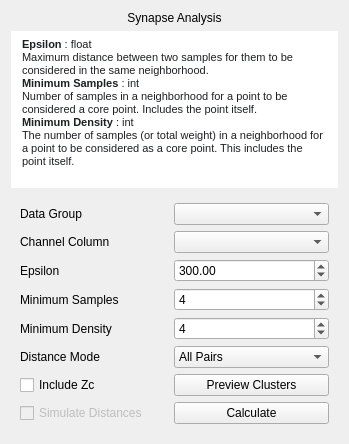
<?xml version="1.0" encoding="UTF-8"?>
<ui version="4.0">
 <class>Form</class>
 <widget class="QWidget" name="Form">
  <property name="geometry">
   <rect>
    <x>0</x>
    <y>0</y>
    <width>349</width>
    <height>444</height>
   </rect>
  </property>
  <property name="windowTitle">
   <string>Form</string>
  </property>
  <layout class="QGridLayout" name="gridLayout" rowstretch="0,1,0">
   <item row="0" column="0">
    <widget class="QLabel" name="label_5">
     <property name="text">
      <string>Synapse Analysis</string>
     </property>
     <property name="alignment">
      <set>Qt::AlignCenter</set>
     </property>
    </widget>
   </item>
   <item row="1" column="0">
    <widget class="QTextBrowser" name="textBrowser">
     <property name="enabled">
      <bool>true</bool>
     </property>
     <property name="sizePolicy">
      <sizepolicy hsizetype="Expanding" vsizetype="Expanding">
       <horstretch>0</horstretch>
       <verstretch>0</verstretch>
      </sizepolicy>
     </property>
     <property name="maximumSize">
      <size>
       <width>16777215</width>
       <height>16777215</height>
      </size>
     </property>
     <property name="palette">
      <palette>
       <active>
        <colorrole role="Base">
         <brush brushstyle="SolidPattern">
          <color alpha="255">
           <red>240</red>
           <green>240</green>
           <blue>240</blue>
          </color>
         </brush>
        </colorrole>
       </active>
       <inactive>
        <colorrole role="Base">
         <brush brushstyle="SolidPattern">
          <color alpha="255">
           <red>255</red>
           <green>255</green>
           <blue>255</blue>
          </color>
         </brush>
        </colorrole>
       </inactive>
       <disabled>
        <colorrole role="Base">
         <brush brushstyle="SolidPattern">
          <color alpha="255">
           <red>240</red>
           <green>240</green>
           <blue>240</blue>
          </color>
         </brush>
        </colorrole>
       </disabled>
      </palette>
     </property>
     <property name="frameShape">
      <enum>QFrame::NoFrame</enum>
     </property>
     <property name="frameShadow">
      <enum>QFrame::Plain</enum>
     </property>
     <property name="verticalScrollBarPolicy">
      <enum>Qt::ScrollBarAlwaysOff</enum>
     </property>
     <property name="horizontalScrollBarPolicy">
      <enum>Qt::ScrollBarAlwaysOff</enum>
     </property>
     <property name="html">
      <string>&lt;!DOCTYPE HTML PUBLIC &quot;-//W3C//DTD HTML 4.0//EN&quot; &quot;http://www.w3.org/TR/REC-html40/strict.dtd&quot;&gt;
&lt;html&gt;&lt;head&gt;&lt;meta name=&quot;qrichtext&quot; content=&quot;1&quot; /&gt;&lt;style type=&quot;text/css&quot;&gt;
p, li { white-space: pre-wrap; }
&lt;/style&gt;&lt;/head&gt;&lt;body style=&quot; font-family:'MS Shell Dlg 2'; font-size:8.25pt; font-weight:400; font-style:normal;&quot;&gt;
&lt;table border=&quot;0&quot; style=&quot; margin-top:0px; margin-bottom:10px; margin-left:0px; margin-right:0px;&quot; cellspacing=&quot;2&quot; cellpadding=&quot;0&quot; bgcolor=&quot;#ffffff&quot;&gt;
&lt;tr&gt;
&lt;td bgcolor=&quot;#ffffff&quot; style=&quot; vertical-align:top; padding-left:5; padding-right:8; padding-top:1; padding-bottom:1;&quot;&gt;
&lt;p style=&quot; margin-top:16px; margin-bottom:1px; margin-left:0px; margin-right:0px; -qt-block-indent:0; text-indent:0px;&quot;&gt;&lt;span style=&quot; font-family:'Helvetica,Arial,sans-serif'; font-size:8pt; font-weight:600; color:#1d1f22;&quot;&gt;Epsilon&lt;/span&gt;&lt;span style=&quot; font-family:'Helvetica,Arial,sans-serif'; font-size:8pt; color:#1d1f22;&quot;&gt; : float&lt;br /&gt;Maximum distance between two samples for them to be considered in the same neighborhood.&lt;br /&gt;&lt;/span&gt;&lt;span style=&quot; font-family:'Helvetica,Arial,sans-serif'; font-size:8pt; font-weight:600; color:#1d1f22;&quot;&gt;Minimum Samples&lt;/span&gt;&lt;span style=&quot; font-family:'Helvetica,Arial,sans-serif'; font-size:8pt; color:#1d1f22;&quot;&gt; : int&lt;br /&gt;Number of samples in a neighborhood for a point to be considered a core point. Includes the point itself.&lt;br /&gt;&lt;/span&gt;&lt;span style=&quot; font-family:'Helvetica,Arial,sans-serif'; font-size:8pt; font-weight:600; color:#1d1f22;&quot;&gt;Minimum Density&lt;/span&gt;&lt;span style=&quot; font-family:'Helvetica,Arial,sans-serif'; font-size:8pt; color:#1d1f22;&quot;&gt; : int&lt;br /&gt;The number of samples (or total weight) in a neighborhood for a point to be considered as a core point. This includes the point itself.&lt;/span&gt;&lt;/p&gt;&lt;/td&gt;&lt;/tr&gt;&lt;/table&gt;&lt;/body&gt;&lt;/html&gt;</string>
     </property>
    </widget>
   </item>
   <item row="2" column="0">
    <widget class="QWidget" name="widget" native="true">
     <layout class="QGridLayout" name="gridLayout_4">
      <item row="2" column="1">
       <widget class="QDoubleSpinBox" name="allEpsilon">
        <property name="toolTip">
         <string>&lt;html&gt;&lt;head/&gt;&lt;body&gt;&lt;p&gt;Maximum distance between points to consider them in the same cluster&lt;/p&gt;&lt;/body&gt;&lt;/html&gt;</string>
        </property>
        <property name="maximum">
         <double>10000.000000000000000</double>
        </property>
        <property name="value">
         <double>300.000000000000000</double>
        </property>
       </widget>
      </item>
      <item row="5" column="0">
       <widget class="QLabel" name="label_10">
        <property name="text">
         <string>Minimum Density</string>
        </property>
       </widget>
      </item>
      <item row="3" column="0">
       <widget class="QLabel" name="label_11">
        <property name="text">
         <string>Minimum Samples</string>
        </property>
       </widget>
      </item>
      <item row="7" column="1">
       <widget class="QComboBox" name="allMode">
        <property name="toolTip">
         <string>&lt;html&gt;&lt;head/&gt;&lt;body&gt;&lt;p&gt;All Pairs: Get all distances from each centroid in Channel A to each centroid in Channel B&lt;/p&gt;&lt;p&gt;Nearest Neighbor: Get only nearest neighbor distances from each centroid in Channel A&lt;/p&gt;&lt;/body&gt;&lt;/html&gt;</string>
        </property>
        <item>
         <property name="text">
          <string>All Pairs</string>
         </property>
        </item>
        <item>
         <property name="text">
          <string>Nearest Neighbor Only</string>
         </property>
        </item>
       </widget>
      </item>
      <item row="5" column="1">
       <widget class="QSpinBox" name="allMinDensity">
        <property name="toolTip">
         <string>&lt;html&gt;&lt;head/&gt;&lt;body&gt;&lt;p&gt;Minimum points within epsilon that a point must contain to be considered for clustering.&lt;/p&gt;&lt;/body&gt;&lt;/html&gt;</string>
        </property>
        <property name="maximum">
         <number>1000</number>
        </property>
        <property name="value">
         <number>4</number>
        </property>
       </widget>
      </item>
      <item row="3" column="1">
       <widget class="QSpinBox" name="allMinSamples">
        <property name="toolTip">
         <string>&lt;html&gt;&lt;head/&gt;&lt;body&gt;&lt;p&gt;Minimum number of points a cluster must contain to be considered&lt;/p&gt;&lt;/body&gt;&lt;/html&gt;</string>
        </property>
        <property name="value">
         <number>4</number>
        </property>
       </widget>
      </item>
      <item row="8" column="0">
       <widget class="QCheckBox" name="allZcCheck">
        <property name="text">
         <string>Include Zc</string>
        </property>
       </widget>
      </item>
      <item row="9" column="1">
       <widget class="QPushButton" name="allClusterBtn">
        <property name="text">
         <string>Calculate</string>
        </property>
       </widget>
      </item>
      <item row="9" column="0">
       <widget class="QCheckBox" name="allSimulateDistancesCheck">
        <property name="enabled">
         <bool>false</bool>
        </property>
        <property name="text">
         <string>Simulate Distances</string>
        </property>
       </widget>
      </item>
      <item row="7" column="0">
       <widget class="QLabel" name="label_12">
        <property name="text">
         <string>Distance Mode</string>
        </property>
       </widget>
      </item>
      <item row="0" column="0">
       <widget class="QLabel" name="label_7">
        <property name="text">
         <string>Data Group</string>
        </property>
       </widget>
      </item>
      <item row="0" column="1">
       <widget class="QComboBox" name="allCombo"/>
      </item>
      <item row="1" column="0">
       <widget class="QLabel" name="label_8">
        <property name="text">
         <string>Channel Column</string>
        </property>
       </widget>
      </item>
      <item row="1" column="1">
       <widget class="QComboBox" name="allChannel"/>
      </item>
      <item row="2" column="0">
       <widget class="QLabel" name="label_9">
        <property name="text">
         <string>Epsilon</string>
        </property>
       </widget>
      </item>
      <item row="8" column="1">
       <widget class="QPushButton" name="previewBtn">
        <property name="text">
         <string>Preview Clusters</string>
        </property>
       </widget>
      </item>
     </layout>
    </widget>
   </item>
  </layout>
 </widget>
 <resources/>
 <connections/>
</ui>
